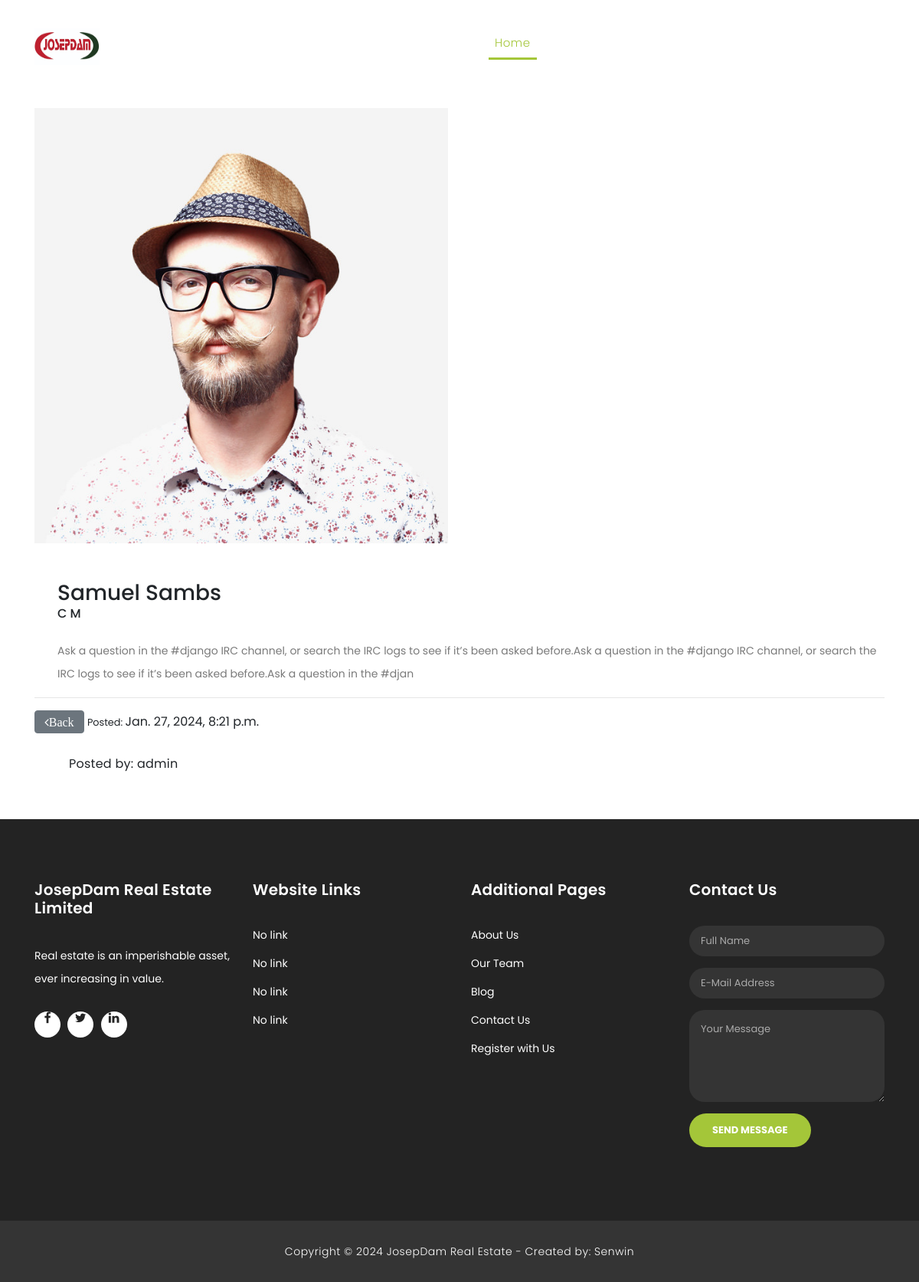
Before: /article_team/2/ with the older database file.
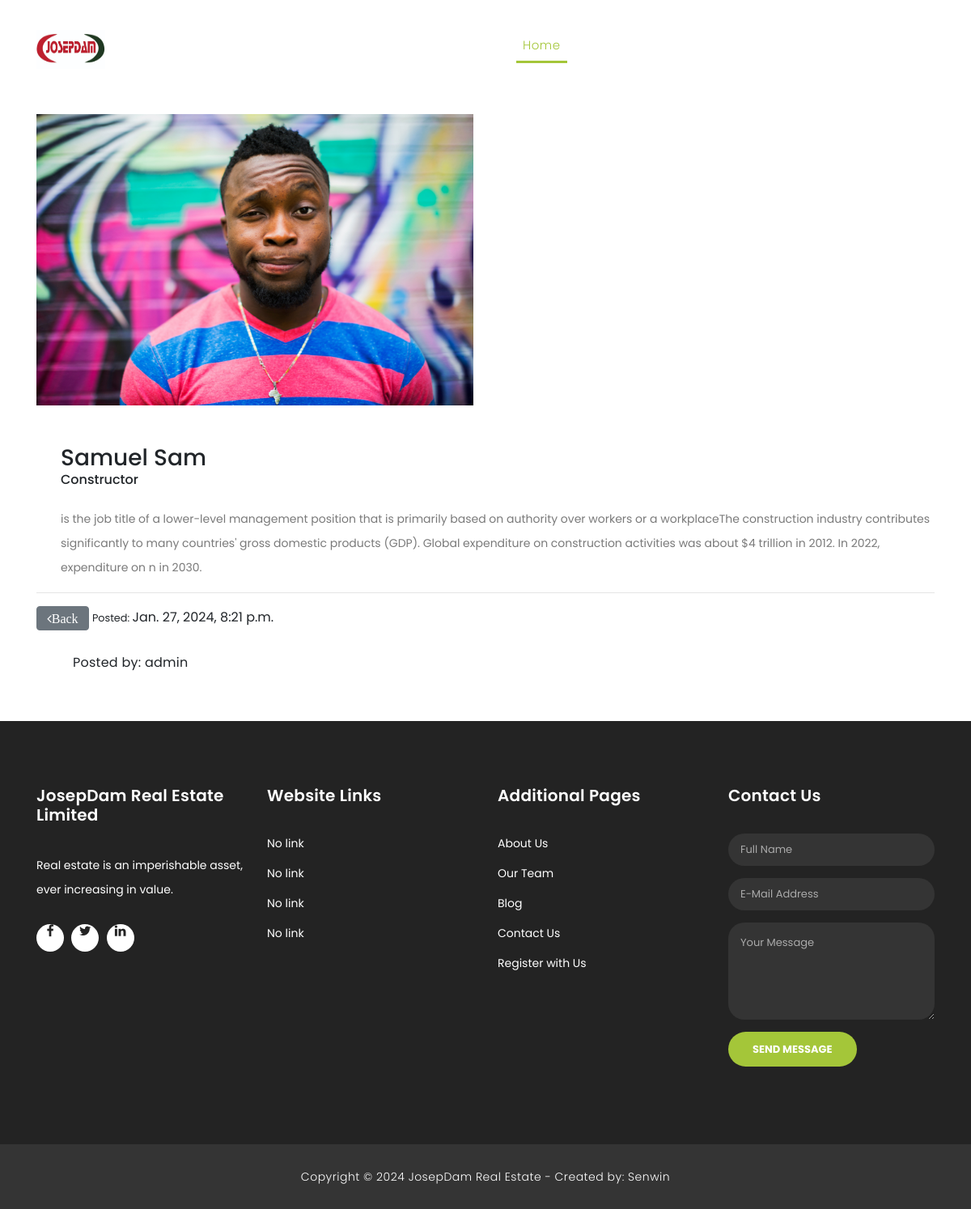
After: the same page with the newer database file.
### josepdam/models.py (models this page shows, shortened)
class TeamsPost (models.Model):
    worker_name = models.CharField (max_length = 200)
    worker_position = models.CharField (max_length = 200)
    worker_description = models.TextField()
    worker_img = models.ImageField(upload_to='images')
    slug = models.SlugField (max_length=25)
    publish_date = models.DateTimeField (auto_now_add= True)
    author = models.ForeignKey(User, on_delete=models.CASCADE)
    class Meta:
        ordering =['-publish_date']

### josepdam/views.py (the view, shortened to what this page needs)
# urls.py: path('article_team/<int:pk>/', ArticleTeamDetailView.as_view(), name="detail-team"),
class ArticleTeamDetailView(DetailView):
    model = TeamsPost
    template_name = 'josep/article_team_detail.html'

### templates/josep/article_team_detail.html (shortened to what this page needs)
{% extends "base.html" %}
{% load static %}
{% block content%}
    <div class="page-headingdddddd header-text">
        <div class="container">
          <div class="row">
            <div class="col-md-12">
              <h1> <small><del></small> <sup>$</sup>{{ object.price }}</h1>
            </div>
          </div>
        </div>
      </div>
    <div class="services">
      <div class="container">
        <div class="row">
          <div class="col-md-6">
            <div>
              {% if object.worker_img %}
              <img src="{{ object.worker_img.url }}" alt="" class="img-fluid wc-image">
              {% endif %}
            </div> <br>
          </div>
        </div> <br>
        <div class="tabs-content" style="display: block;">
          <h3>{{ object.worker_name }}</h3>
          <h6>{{ object.worker_position }}</h6><br>
          <p>{{ object.worker_description|truncatechars:9000 }}</p>
        </div> <hr>
        <span>
           <a href="{% url 'team' %}" class="btn btn-secondary"><i class="fa fa-angle-left">Back</i></a>
            <small>Posted: </small> {{ object.publish_date }}
        </span>
          <div class="col-lg-3">
            <div class="tabs-content">
              <h4><small>Posted by: {{object.author}}</small></h4>
            </div>
          </div>
        </div>
        <br>
        <br>
      </div>
{% endblock %}

### templates/base.html (shortened to what this page needs)
{% load static %}
<html lang="en">
  <head>
    <link href="{% static 'vendor/bootstrap/css/bootstrap.min.css' %}" rel="stylesheet">
    <link rel="stylesheet" href="{% static 'assets/css/fontawesome.css' %}">
    <link rel="stylesheet" href="{% static 'assets/css/style.css' %}">
    <link rel="stylesheet" href="{% static 'assets/css/owl.css' %}">
  </head>
  <body>
    <header class="">
      <nav class="navbar navbar-expand-lg">
        <div class="container">
          <a class="navbar-brand" href="{% url 'home'%}"><img src="{% static 'assets/images/logo1.jpg' %}" width="85" height="48"/></a>
          <div class="collapse navbar-collapse" id="navbarResponsive">
            <ul class="navbar-nav ml-auto">
              <li class="nav-item active">
                <a class="nav-link" href="{% url 'home'%}">Home
                </a>
              </li>
              <li class="nav-item dropdown">
                <a class="dropdown-toggle nav-link" data-toggle="dropdown" href="#" role="button" aria-haspopup="true" aria-expanded="false">About</a>
              </li>
              <li class="nav-item">
                <a class="nav-link" href="">Blog</a>
              </li>
              <li class="nav-item">
                <a class="nav-link" href="{% url 'contact' %}">Contact Us</a>
              </li>
              <li class="nav-item dropdown">
                <a class="dropdown-toggle nav-link" data-toggle="dropdown" href="#" role="button" aria-haspopup="true" aria-expanded="false">Register</a>
              </li>
            </ul>
          </div>
        </div>
      </nav>
    </header>
    {% block content %}
    {% endblock %}
    <footer>
        <div class="container">
          <div class="row">
            <div class="col-md-3 footer-item">
              <a href=" "><h4>JosepDam Real Estate Limited</h4></a>
              <p>Real estate is an imperishable asset, ever increasing in value.</p>
              <ul class="social-icons">
                <li><a rel="nofollow" href="#" target="_blank"><i class="fa fa-facebook"></i></a></li>
                <li><a href="#"><i class="fa fa-twitter"></i></a></li>
                <li><a href="#"><i class="fa fa-linkedin"></i></a></li>
              </ul>
            </div>
            <div class="col-md-3 footer-item">
              <a href="https://find-and-update.company-information.service.gov.uk/company/12479916/officers"><h4>Website Links</h4><a/>
              <ul class="menu-list">
                <li><a href="#">No link</a></li>
                <li><a href="#">No link</a></li>
                <li><a href="#">No link</a></li>
                <li><a href="#">No link</a></li>
              </ul>
            </div>
            <div class="col-md-3 footer-item">
              <a href="{% url 'signup' %}"><h4>Additional Pages</h4></a>
              <ul class="menu-list">
                <li><a href="{% url 'about' %}">About Us</a></li>
                <li><a href="{% url 'team' %}">Our Team</a></li>
                <li><a href="blog.html">Blog</a></li>
                <li><a href="{% url 'contact' %}">Contact Us</a></li>
                <li><a href="{% url 'signup' %}">Register with Us</a></li>
              </ul>
            </div>
            <div class="col-md-3 footer-item last-item">
              <a href="{% url 'contact' %}"><h4>Contact Us</h4></a>
              <div class="contact-form">
                <form method="POST">
                  <div class="row">
                    <div class="col-lg-12 col-md-12 col-sm-12">
                      <fieldset>
                        <input name="name" type="text" class="form-control" id="name" placeholder="Full Name" required="">
                      </fieldset>
                    </div>
                    <div class="col-lg-12 col-md-12 col-sm-12">
                      <fieldset>
                        <input name="email" type="text" class="form-control" id="email" pattern="[^ @]*@[^ @]*" placeholder="E-Mail Address" required="">
                      </fieldset>
                    </div>
                    <div class="col-lg-12">
                      <fieldset>
                        <textarea name="message" rows="6" class="form-control" id="message" placeholder="Your Message" required=""></textarea>
                      </fieldset>
                    </div>
                    <div class="col-lg-12">
                      <fieldset>
                        <button type="submit" id="form-submit" class="filled-button">Send Message</button>
                      </fieldset>
                    </div>
                  </div>
                </form>
              </div>
            </div>
          </div>
        </div>
      </footer>
      <div class="sub-footer">
        <div class="container">
          <div class="row">
            <div class="col-md-12">
              <p>
                  Copyright © 2024 JosepDam Real Estate
                  - Created by: <a href="https://udsen.pythonanywhere.com/">Senwin</a>
              </p>
            </div>
          </div>
        </div>
      </div>
    </body>
  </html>

### static/assets/css/style.css (style rules this page uses)
body { font-family: 'Poppins', sans-serif; overflow-x: hidden; text-rendering: optimizeLegibility; -webkit-font-smoothing: antialiased; -moz-osx-font-smoothing: grayscale; }
p { margin-bottom: 0px; font-size: 14px; color: #666666; line-height: 30px; }
a { text-decoration: none!important; }
ul { padding: 0; margin: 0; list-style: none; }
h1,h2,h3,h4,h5,h6 { margin: 0px; }
header { position: absolute; z-index: 99999; width: 100%; background-color: transparent!important; height: 80px; -webkit-transition: all 0.3s ease-in-out 0s; -moz-transition: all 0.3s ease-in-out 0s; -o-transition: all 0.3s ease-in-out 0s; transition: all 0.3s ease-in-out 0s; }
header .navbar { padding: 20px 0px; }
.navbar .navbar-brand { float: left; margin-top: 12px; outline: none; }
#navbarResponsive { z-index: 999; }
.navbar-collapse { text-align: center; }
.navbar .navbar-nav .nav-item { margin: 0px 15px; }
.navbar .navbar-nav a.nav-link { text-transform: capitalize; font-size: 15px; font-weight: 300; letter-spacing: 0.5px; color: #fff; transition: all 0.5s; margin-top: 5px; }
.navbar .navbar-nav .nav-link:hover, .navbar .navbar-nav .active>.nav-link, .navbar .navbar-nav .nav-link.active, .navbar .navbar-nav .nav-link.show, .navbar .navbar-nav .show>.nav-link { color: #a4c639; border-bottom: 3px solid #a4c639; }
*, *:before, *:after { -webkit-box-sizing: border-box; box-sizing: border-box; -webkit-font-smoothing: antialiased; -moz-osx-font-smoothing: grayscale; }
.services { margin-top: 140px; }
footer { background-color: #232323; padding: 80px 0px; color: #fff; }
footer h4 { color: #fff; font-size: 20px; font-weight: 600; letter-spacing: 0.25px; margin-bottom: 35px; }
footer p { color: #fff; }
footer ul.social-icons { margin-top: 25px; }
footer ul.social-icons li { display: inline-block; margin-right: 5px; }
footer ul.social-icons li:last-child { margin-right: 0px; }
footer ul.social-icons li a { width: 34px; height: 34px; display: inline-block; line-height: 34px; text-align: center; background-color: #fff; color: #232323; border-radius: 50%; transition: all 0.3s; }
footer ul.menu-list li { margin-bottom: 13px; }
footer ul.menu-list li:last-child { margin-bottom: 0px; }
footer ul.menu-list li a { font-size: 14px; color: #fff; transition: all 0.3s; }
footer .contact-form input { border-radius: 20px; height: 40px; line-height: 40px; display: inline-block; padding: 0px 15px; color: #aaa!important; background-color: #343434; font-size: 13px; text-transform: none; box-shadow: none; border: none; margin-bottom: 15px; }
footer .contact-form textarea { border-radius: 20px; height: 120px; max-height: 200px; min-height: 120px; display: inline-block; padding: 15px; color: #aaa!important; background-color: #343434; font-size: 13px; text-transform: none; box-shadow: none; border: none; margin-bottom: 15px; }
footer .contact-form ::placeholder { color: #aaa; }
footer .contact-form button.filled-button { background-color: transparent; color: #fff; background-color: #a4c639; border: none; font-size: 13px; text-transform: uppercase; font-weight: 700; padding: 12px 30px; border-radius: 30px; display: inline-block; transition: all 0.3s; outline: none; box-shadow: none; text-shadow: none; cursor: pointer; }
.sub-footer { background-color: #343434; text-align: center; padding: 25px 0px; }
.sub-footer p { color: #fff; font-weight: 300; letter-spacing: 0.5px; }
.sub-footer a { color: #fff; }
.tabs-content { margin-left: 30px; text-align: left; display: inline-block; transition: all 0.3s; }
.tabs-content h4 { font-size: 20px; font-weight: 700; letter-spacing: 0.25px; margin-bottom: 15px; margin-top: 30px; }
.tabs-content p { font-size: 14px; color: #7a7a7a; margin-bottom: 0px; }

Changed rows visible on the page:
changed TeamsPost "admin": worker_img: a different picture; worker_name "Samuel Sambs" → "Samuel Sam"; worker_position "C M" → "Constructor"; worker_description "Ask a question in the #django IRC channel, or search the IRC logs to see if it’s been asked before.Ask a question in the #django IRC channel, or search the IRC logs to see if it’s been asked before.Ask a question in the #djan" → "is the job title of a lower-level management position that is primarily based on authority over workers or a workplaceThe construction industry contributes significantly to many countries' gross domestic products (GDP). Global expenditure on construction activities was about $4 trillion in 2012. In 2022, expenditure on n in 2030."
